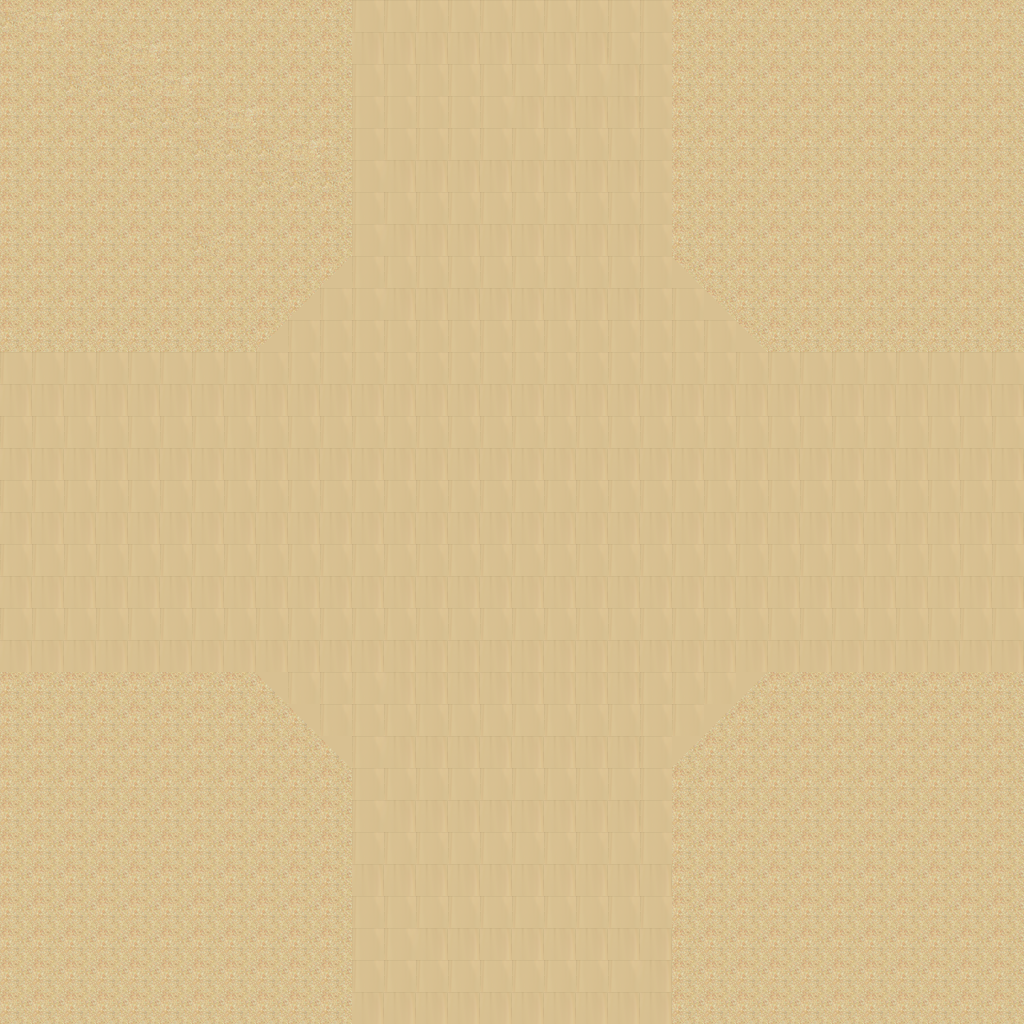

The image is a tile-based game level rendered from a .tmx file. Its description and source (layers, tilesets, objects; grid data summarised) follow:
An orthogonal 32x32 tile map with 32x32 px tiles, 1 tile layer (Tile Layer 1).

<map version="1.0" orientation="orthogonal" renderorder="right-down" width="32" height="32" tilewidth="32" tileheight="32" nextobjectid="1">
 <tileset firstgid="1" name="desert_5" tilewidth="32" tileheight="32" tilecount="48">
  <image source="../Images/map/desert_5.png" width="256" height="192" />
 </tileset>
 <layer name="Tile Layer 1" width="32" height="32">
  <data>[1024 cells, 1024 non-empty, 16 distinct tile ids]</data>
 </layer>
</map>
